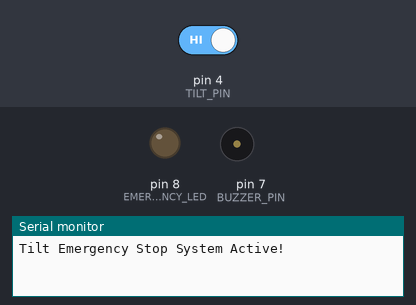
This sketch was run on a simulated Arduino Uno, built with avr-gcc and run on an emulated ATmega328P. Parts: output pins drawn as LEDs (lit = HIGH), buzzer (waves = sounding), the last lines printed to the serial monitor. Dashed ring = blinking. The inputs (shaded band) are chosen by the test bench; at power-on: pin 4 (TILT_PIN) HIGH.

Above: at 1.2 s.
1.3 s: pin 4 (TILT_PIN) driven LOW
At 1.6 s:
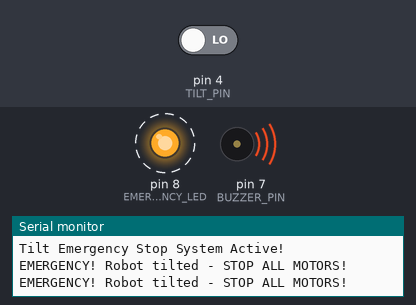
4.3 s: pin 4 (TILT_PIN) driven HIGH
At 4.3 s:
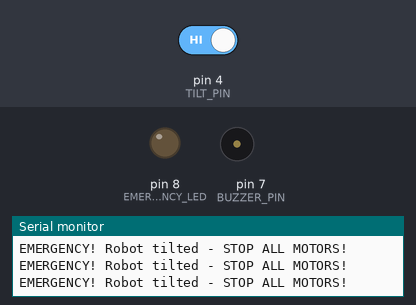
Timing chart, 0 to 7.3 s (numbered marks = the images above; inputs shaded):
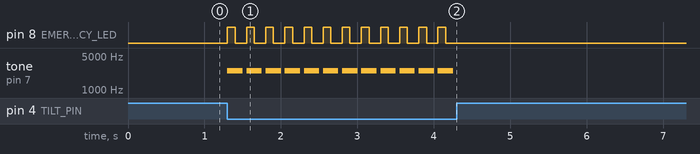

The sketch:

8_tilt_stop.ino
```cpp
const int TILT_PIN = 4;
const int EMERGENCY_LED = 8;
const int BUZZER_PIN = 7;

void setup() {
    Serial.begin(9600);
    pinMode(TILT_PIN, INPUT_PULLUP);
    pinMode(EMERGENCY_LED, OUTPUT);
    pinMode(BUZZER_PIN, OUTPUT);
    Serial.println("Tilt Emergency Stop System Active!");
}

void loop() {
    bool tiltDetected = !digitalRead(TILT_PIN);
    if (tiltDetected) {
        digitalWrite(EMERGENCY_LED, HIGH);
        tone(BUZZER_PIN, 2500, 200);
        Serial.println("EMERGENCY! Robot tilted - STOP ALL MOTORS!");
        delay(100);
        digitalWrite(EMERGENCY_LED, LOW);
        delay(100);
    } else {
        digitalWrite(EMERGENCY_LED, LOW);
        noTone(BUZZER_PIN);
    }
    delay(50);
}
```

Measured:
- after the input at 1.3 s, pin 8 (EMERGENCY_LED): alternates HIGH for 0.10 s and LOW for 0.15 s, starting at once; tone on pin 7 (BUZZER_PIN): alternates 2500 Hz for 0.20 s and silent for 0.05 s, starting at once
- after the input at 4.3 s, pin 8 (EMERGENCY_LED): stops changing and stays LOW; tone on pin 7 (BUZZER_PIN): stops changing and stays silent
